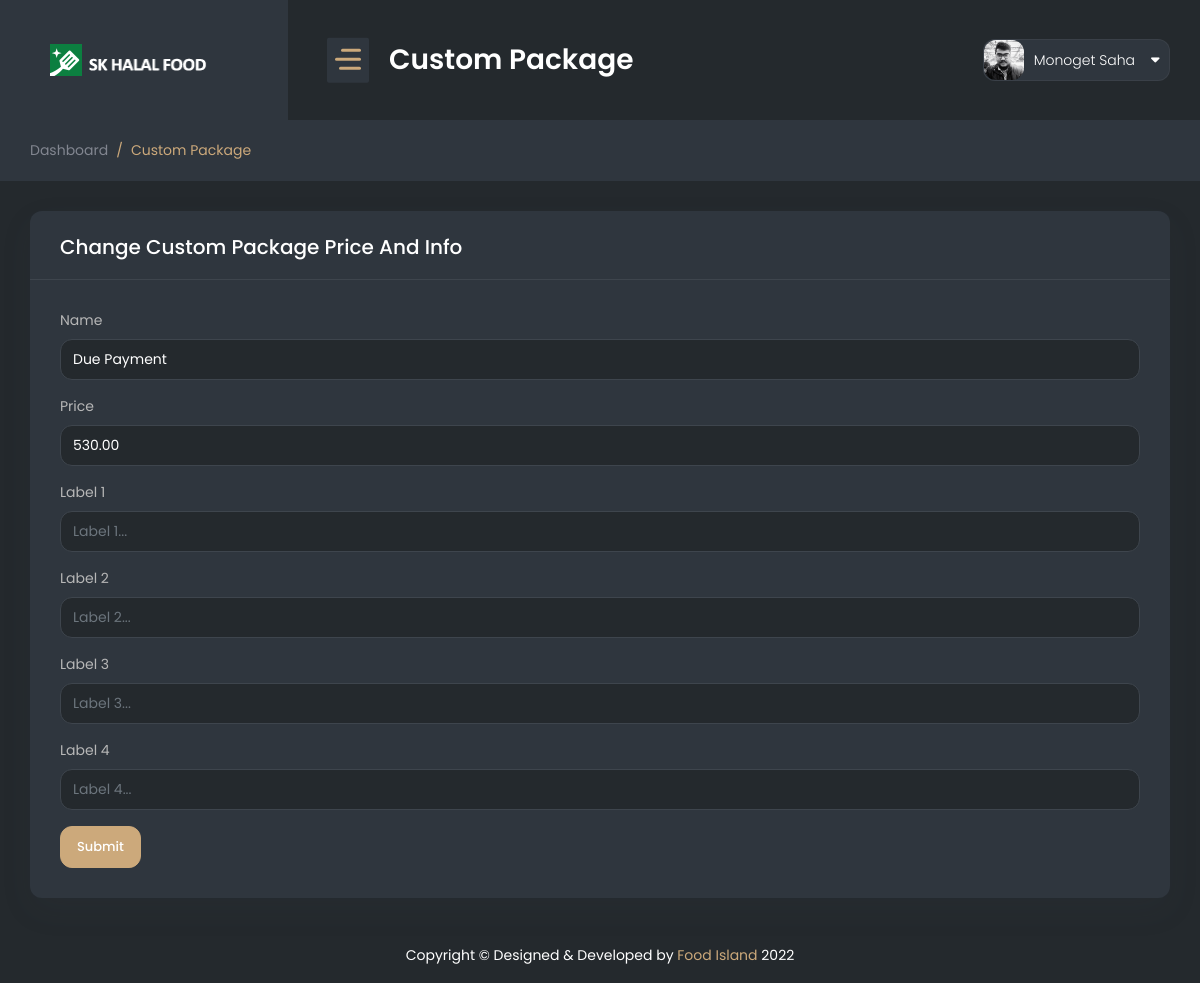
The page /admin/custom-package.php (signed in) on the database as committed earlier.
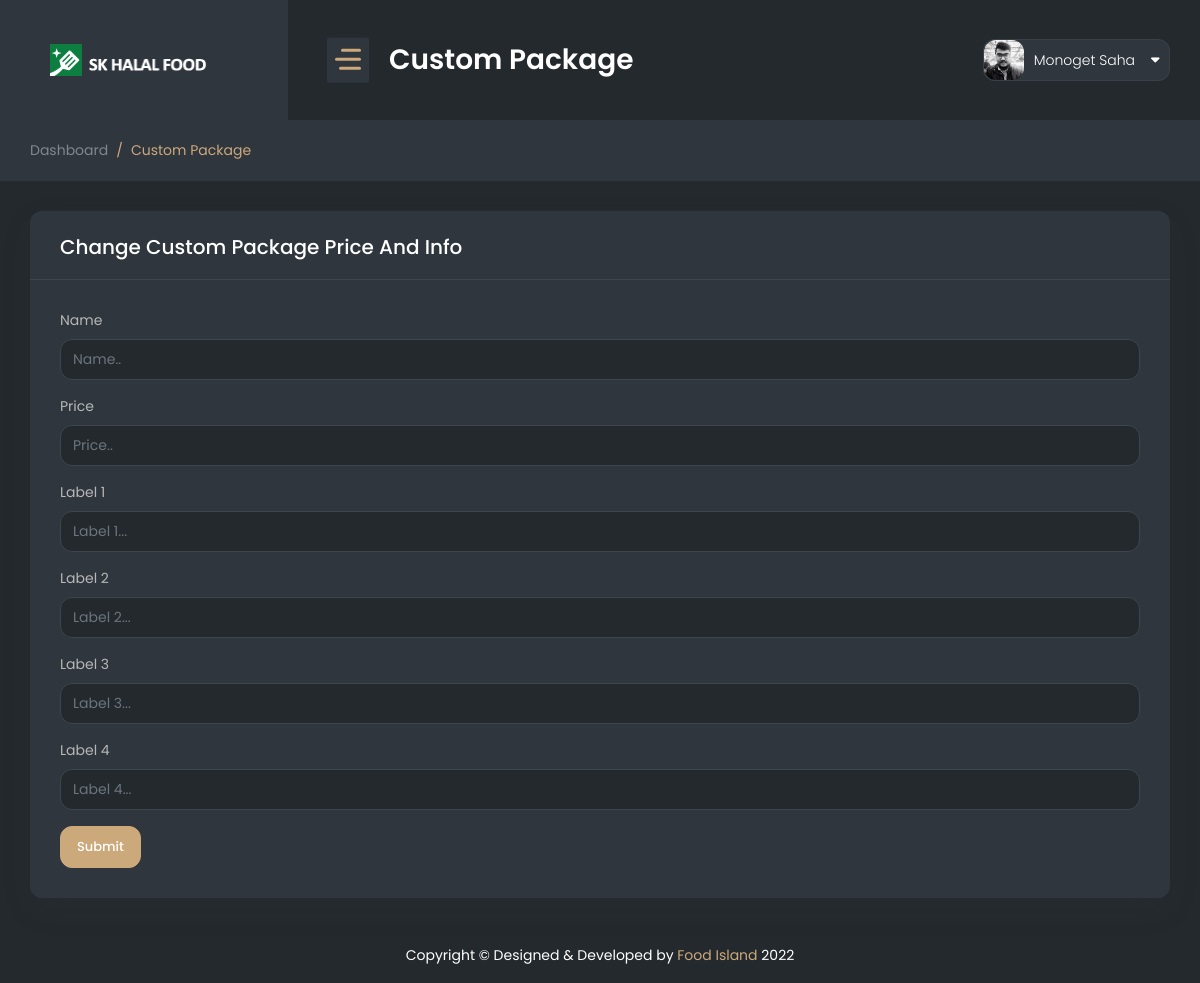
The same page on the database as committed later.
### tables this page shows
CREATE TABLE `tblproduct` (
  `id` int(8) NOT NULL,
  `name` varchar(255) NOT NULL,
  `code` varchar(20) NOT NULL,
  `time` varchar(200) NOT NULL,
  `price` varchar(150) NOT NULL,
  `description` varchar(500) NOT NULL,
  `menu_image` varchar(150) NOT NULL,
  `product_image` varchar(150) NOT NULL,
  `extended_image` varchar(250) NOT NULL,
  `status` int(11) NOT NULL DEFAULT 1,
  `updated_at` timestamp NOT NULL DEFAULT current_timestamp() ON UPDATE current_timestamp()
);

### includes/dbcontroller.php (called while the page is built, shortened)
<?php
class DBController {
    private $host = "localhost";
    private $user = "root";
    private $password = "";
    private $database = "restaurents";
    private $conn;
    function __construct() {
        $this->conn = $this->connectDB();
    }
    function connectDB() {
        $conn = mysqli_connect($this->host,$this->user,$this->password,$this->database);
        return $conn;
    }
    function runQuery($query) {
        $result = mysqli_query($this->conn,$query);
        while($row=mysqli_fetch_assoc($result)) {
            $resultset[] = $row;
        }
        if(!empty($resultset))
            return $resultset;
    }
}

### admin/custom-package.php (the view, shortened to what the changed rows need)
<?php
require_once("../includes/dbcontroller.php");
$db_handle = new DBController();
?>
<!DOCTYPE html>
<html lang="en">
<head>
    <?php require_once('include/css.php'); ?>
</head>
<body>
<div id="main-wrapper">
    <div class="content-body">
        <div class="container-fluid">
            <div class="row">
                <div class="col-lg-12">
                    <div class="card">
                        <div class="card-body">
                            <div class="basic-form">
                                <form method="post" action="Update">
                                    <div class="form-row">
                                        <div class="form-group col-md-12">
                                            <label>Name</label>
                                            <input type="text" class="form-control" name="custom_package_name"
                                                   placeholder="Name.."
                                                   value="<?php $custom_package = $db_handle->runQuery("SELECT * FROM tblproduct where code='L5K5GH'");
                                                   echo $custom_package[0]["name"]; ?>"/>
                                        </div>
                                        <div class="form-group col-md-12">
                                            <label>Price</label>
                                            <input type="text" class="form-control" name="custom_package_price"
                                                   placeholder="Price.."
                                                   value="<?php echo $custom_package[0]["price"]; ?>"/>
                                        </div>
                                    </div>
                                </form>
                            </div>
                        </div>
                    </div>
                </div>
            </div>
        </div>
    </div>
</div>
</body>
</html>

Rows that differ between the two databases and show on the page:
removed tblproduct: custom_package_name "Due Payment", custom_package_price "530.00"
